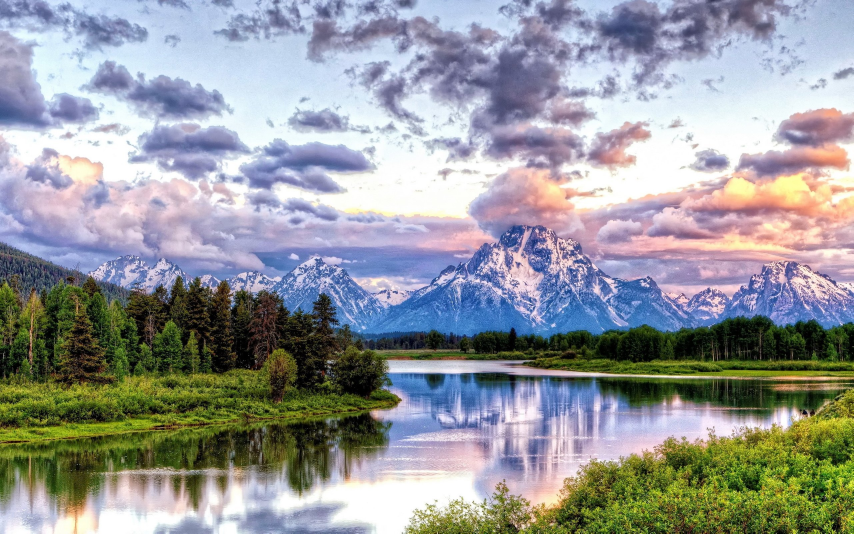
#> input picture 1/Test.jpg, 2560 x 1600 px (shown at 1/3 size)
$ python 1.py
#> lines starting #> are read from the running program, lines starting #| are printed output that depends on the picture; after the words box and inside, x2 and y2 are one past the last pixel; in counts of white or black regions, pixels touching at a corner belong together
import cv2
import matplotlib.pyplot as plt

img = './Test.jpg'
gray_img = './grayscale.jpg'
bin_img = './binary.jpg'
abin_img = './ad_binary.jpg'
over_img = './overlight.jpg'

image = cv2.imread(img)
#> image is the input picture: shape (1600, 2560, 3); mean B, G, R 155.7, 152.5, 149.9
resized_image = cv2.resize(image, (600, 400))
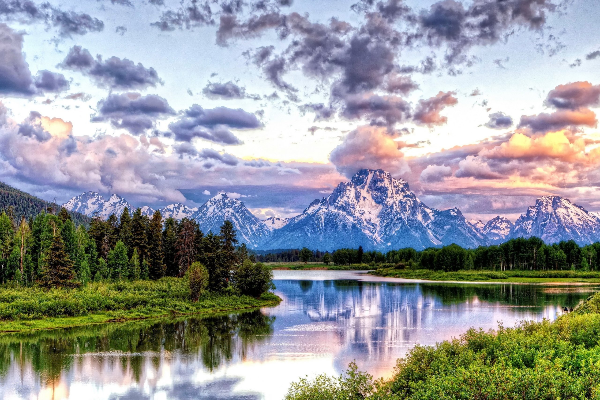
#> resized_image: shape (400, 600, 3); mean B, G, R 155.6, 152.4, 149.8

gray = cv2.cvtColor(resized_image, cv2.COLOR_BGR2GRAY)
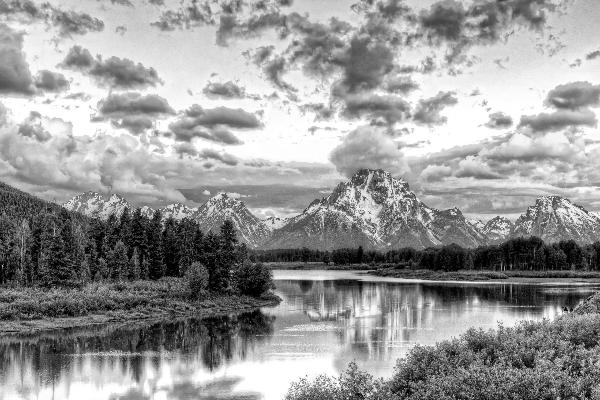
#> gray: shape (400, 600); min 0, max 255, mean 152
cv2.imshow('Original image', resized_image)
cv2.imshow('Gray image', gray)
cv2.imwrite(gray_img, gray)

th, bin_colors = cv2.threshold(gray, 128, 255, cv2.THRESH_BINARY)
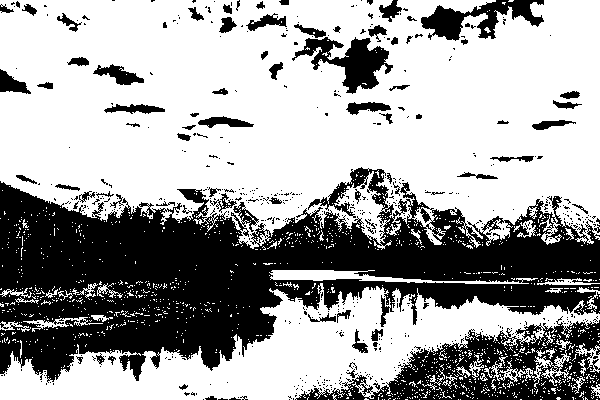
#> bin_colors: shape (400, 600); 64% white; 597 black regions (521 under 20 px), largest, box (x1, y1, x2, y2) and area: (0, 167, 600, 383) 62955, (295, 316, 600, 400) 10624, (292, 37, 393, 94) 2396
cv2.imshow('Binary image', bin_colors)
cv2.imwrite(bin_img, bin_colors)

binarized_img = cv2.adaptiveThreshold(gray, 255, cv2.ADAPTIVE_THRESH_MEAN_C, cv2.THRESH_BINARY_INV, 21, 10)
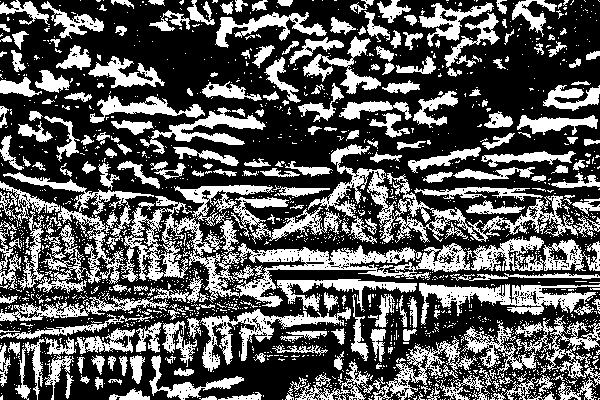
#> binarized_img: shape (400, 600); 35.2% white; 1840 white regions (1587 under 20 px), largest, box (x1, y1, x2, y2) and area: (3, 172, 470, 307) 10281, (308, 144, 600, 243) 4710, (419, 283, 600, 325) 2724
cv2.imshow('Adap_Binary image', binarized_img)
cv2.imwrite(abin_img, binarized_img)

over_lited = cv2.imread(over_img)
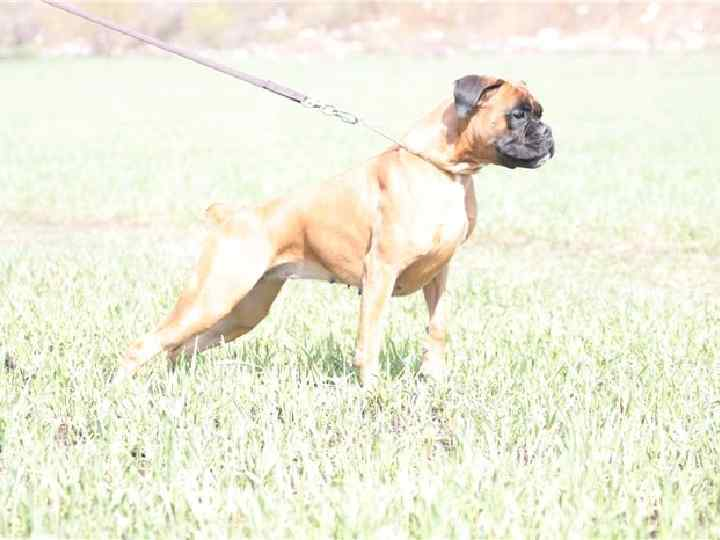
#> input picture 1/overlight.jpg, 720 x 540 px
#> over_lited is the input picture: shape (540, 720, 3); mean B, G, R 219.1, 238.2, 239

cv2.imshow('over lite', over_lited)
plt.plot(cv2.calcHist([over_lited], [0], None, [256], [0, 256]), color='k')
plt.show()
#> figure, not shown here; curve peaks at x = 238, y = 32874

over_lited = cv2.cvtColor(over_lited, cv2.COLOR_BGR2GRAY)
#> over_lited: shape (540, 720)
over_lited_equalized = cv2.equalizeHist(over_lited)
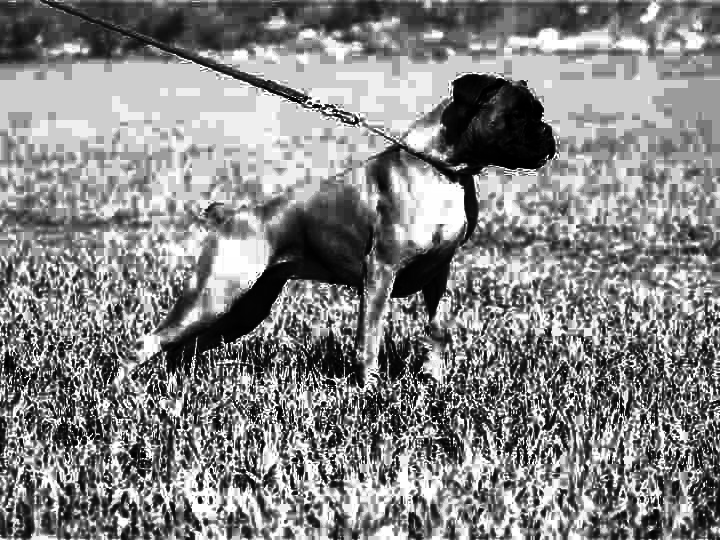
#> over_lited_equalized: shape (540, 720); min 0, max 255, mean 132.6

cv2.imshow('over_lite image equalized', over_lited_equalized)
plt.plot(cv2.calcHist([over_lited], [0], None, [256], [0, 256]), color='k')
plt.show()
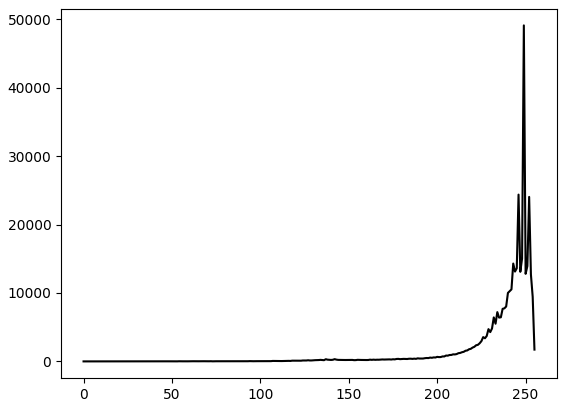
#> figure drawn by matplotlib, 1 panel; curve peaks at x = 249, y = 49089

cv2.waitKey(0)
cv2.destroyAllWindows()
